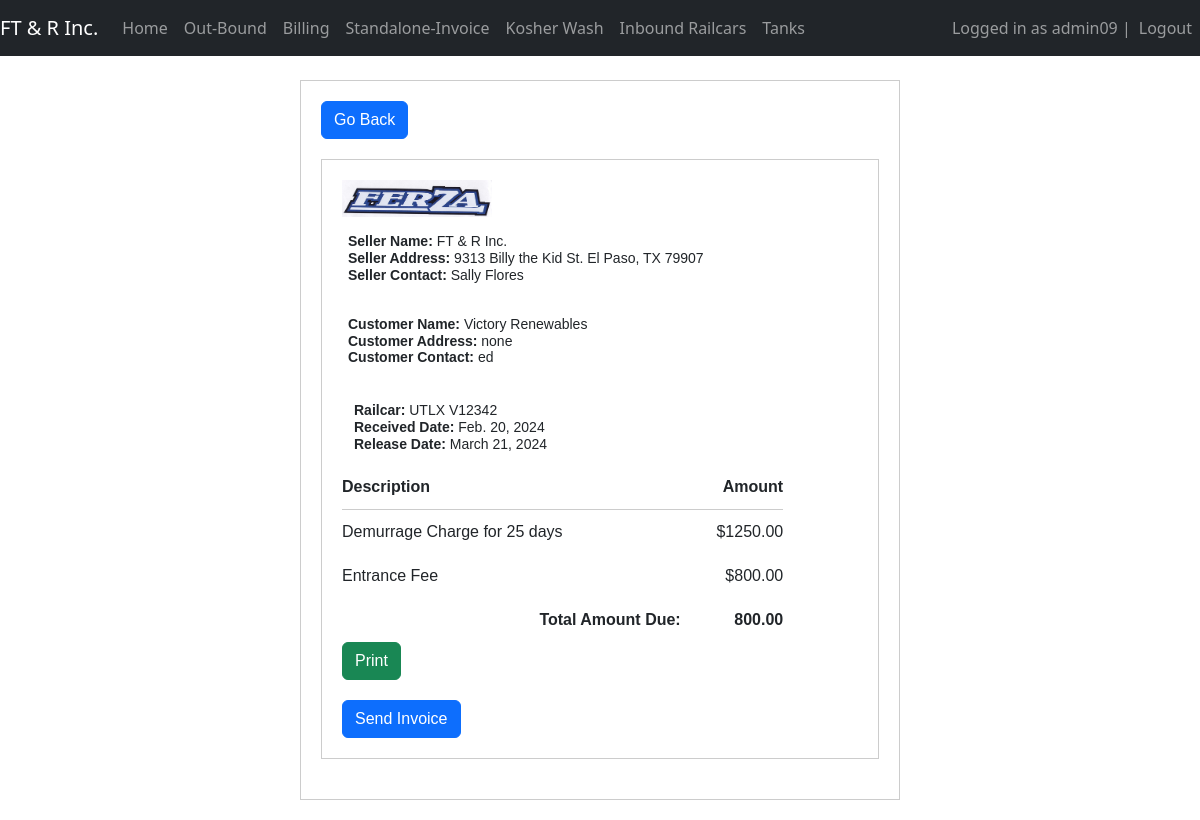
The app's page /invoice/1/ (signed in) with its own data.
### myapp/models.py (models this page shows, shortened)
class Invoice(models.Model):
    invoice_number = models.AutoField(primary_key=True)
    email_sent = models.BooleanField(default=False)
    issue_date = models.DateField()
    due_date = models.DateField()
    customer = models.ForeignKey(Customer, on_delete=models.CASCADE)
    railcar = models.ForeignKey(Railcar, on_delete=models.CASCADE, null=True, blank=True)
    seller_name = models.CharField(max_length=255)
    seller_address = models.CharField(max_length=255)
    seller_contact = models.CharField(max_length=255)
    total_amount_due = models.DecimalField(max_digits=10, decimal_places=2)
    invoice_timestamp = models.DateTimeField(default=timezone.now)
    is_paid = models.BooleanField(default=False)
    proof_of_payment = models.FileField(upload_to='proofs_of_payment/', null=True, blank=True)
    class Meta:
        unique_together = ('railcar', 'issue_date', 'due_date')

class Customer(models.Model):
    name = models.CharField(max_length=100)
    customer_address = models.CharField(max_length=255, null=True)
    customer_contact = models.CharField(max_length=255, null=True)
    entrance_fee = models.DecimalField(max_digits=10, decimal_places=2)
    demurrage_rate = models.DecimalField(max_digits=10, decimal_places=2, default=0.0)
    demurrage_free_days = models.PositiveIntegerField(default=0)
    contact_email = models.EmailField(max_length=254, blank=True, null=True)
    rate_per_pound = models.DecimalField(max_digits=5, decimal_places=2, default=0.00)

class Railcar(models.Model):
    railcar_number = models.CharField(max_length=11)
    received_date = models.DateField()
    released_date = models.DateField(null=True, blank=True)
    released_timestamp = models.DateTimeField(null=True, blank=True)  # New field
    left_yard_date = models.DateField(null=True, blank=True)
    is_released = models.BooleanField(default=False)
    customer = models.ForeignKey(Customer, on_delete=models.CASCADE)
    track = models.CharField(max_length=14, default='Default Track')
    net_weight = models.FloatField(null=True, blank=True)
    total_weight = models.FloatField(null=True, blank=True)
    def calc_sugar_pound(self):
        if self.net_weight is not None and self.customer.rate_per_pound is not None:
            return self.net_weight * float(self.customer.rate_per_pound)
        else:
            return None

class DemurrageCharge(models.Model):
    customer = models.ForeignKey(Customer, on_delete=models.CASCADE)
    railcar = models.ForeignKey(Railcar, on_delete=models.CASCADE)
    demurrage_charge = models.DecimalField(max_digits=10, decimal_places=2, null=True, blank=True)
    demurrage_days = models.IntegerField(default=0)
    def calculate_demurrage_rate(self):
        if self.railcar.is_released:
            total_days = (self.railcar.released_date - self.railcar.received_date).days
            self.demurrage_days = max(total_days - self.customer.demurrage_free_days, 0)
            customer_demurrage_rate = self.customer.demurrage_rate
            self.demurrage_charge = self.demurrage_days * customer_demurrage_rate
        else:
            self.demurrage_charge = 0
        self.save()
        return self.demurrage_charge#, self.demurrage_days  # Return the calculated value and demurrage_days # Return the calculated value and demurrage_days

### myapp/views.py (the view)
# urls.py: path('invoice/<int:invoice_number>/', views.invoice_final, name='invoice_final'),
@permission_required('myapp.view_invoice', login_url='/login/')
@login_required(login_url="/login")
def invoice_final(request, invoice_number):
    invoice = get_object_or_404(Invoice, invoice_number=invoice_number)
    railcar = invoice.railcar
    if railcar is not None:
        customer = railcar.customer
        demurrage_charge = DemurrageCharge.objects.filter(railcar=railcar).first()
        if demurrage_charge:
            demurrage_charge.calculate_demurrage_rate()
        total_days = (railcar.released_date - railcar.received_date).days
        charged_days = max(0, total_days - customer.demurrage_free_days)  # Subtract free days from total days
        net_sugar_pound = railcar.calc_sugar_pound()
        return render(request, 'main/invoice_final.html', {'invoice': invoice, 'demurrage_charge': demurrage_charge, 'customer': customer, 'total_days': total_days, 'net_sugar_pound': net_sugar_pound, 'charged_days': charged_days})
    else:
        items = InvoiceItem.objects.filter(invoice=invoice)
        return render(request, 'main/invoice_final.html', {'invoice': invoice, 'items': items , })

### myapp/templates/main/invoice_final.html (shortened to what this page needs)
{% extends 'main/base.html' %}
{% load static %}
{% block content %}
<div style="margin: 20px auto; max-width: 600px; font-family: Arial, sans-serif; border: 1px solid #ccc; padding: 20px;">
    <button type="button" class="btn btn-primary no-print" onclick="window.location.href='{% url 'billing' %}' ">Go Back</button>
    <div style="margin: 20px auto; max-width: 600px; font-family: Arial, sans-serif; border: 1px solid #ccc; padding: 20px;">
        <div style="float: left; margin-right: 20px;">
    <img src="{% static 'main/logo.png' %}" alt="Logo" style="max-width: 150px;">
    <div style="font-size: 14px; margin-top: 10px; line-height: 1.2; border: 1px solid transparent; padding: 5px;">
        <p style="margin: 0;"><strong>Seller Name:</strong> {{ invoice.seller_name }}</p>
        <p style="margin: 0;"><strong>Seller Address:</strong> {{ invoice.seller_address }}</p>
        <p style="margin: 0;"><strong>Seller Contact:</strong> {{ invoice.seller_contact }}</p>
    </div>
    <div style="font-size: 14px; margin-top: 20px; line-height: 1.2; border: 1px solid transparent; padding: 5px;">
        <p style="margin: 0;"><strong>Customer Name:</strong> {{ invoice.customer.name }}</p>
        <p style="margin: 0;"><strong>Customer Address:</strong> {% if invoice.customer.customer_address %}{{ invoice.customer.customer_address }}{% else %}No address provided.{% endif %}</p>
        <p style="margin: 0;"><strong>Customer Contact:</strong> {% if invoice.customer.customer_contact %}{{ invoice.customer.customer_contact }}{% else %}No contact provided.{% endif %}</p>
        {% if invoice.railcar %}
    <div style="font-size: 14px; margin-top: 30px; line-height: 1.2; border: 1px solid transparent; padding: 5px;">
        <p style="margin: 0;"><strong>Railcar:</strong> {{ invoice.railcar.railcar_number }}</p>
        <p style="margin: 0;"><strong>Received Date:</strong> {{ invoice.railcar.received_date }}</p>
        <p style="margin: 0;"><strong>Release Date:</strong> {{ invoice.railcar.released_date }}</p>
    </div>
{% endif %}
</div>
            <table style="width: 120%; border-collapse: collapse;">
                <thead>
                    <tr>
                        <th style="border-bottom: 1px solid #ccc; padding: 10px 0;">Description</th>
                        <th style="border-bottom: 1px solid #ccc; padding: 10px 0; text-align: right;">Amount</th>
                    </tr>
                </thead>
                <tbody>
                    <tr>
                        <td style="padding: 10px 0;">Demurrage Charge for {{ charged_days }} days</td>
                        <td style="padding: 10px 0; text-align: right;">${{ demurrage_charge.demurrage_charge|floatformat:2 }}</td>
                    </tr>
                    {% if invoice.railcar %}
                    <tr>
                    <td style="padding: 10px 0;">Entrance Fee</td>
                    <td style="padding: 10px 0; text-align: right;">${{ invoice.customer.entrance_fee }}</td>
                    </tr>
                    {% endif %}
                </tbody>
                <tfoot>
                    <tr>
                        <td style="padding: 10px 0; text-align: right;"><strong>Total Amount Due:</strong></td>
                        <td style="padding: 10px 0; text-align: right;"><strong>{{ invoice.total_amount_due }}</strong></td>
                    </tr>
                </tfoot>
            </table>
        </div>
        <button type="submit" class="btn btn-success no-print" onclick="window.print()">Print</button>
        <div style="display: flex; justify-content: space-between; margin-top: 20px;">
            <button type="submit" class="btn btn-primary no-print" onclick="location.href='{% url 'send_invoice' invoice.invoice_number %}'">Send Invoice</button>
        </div>
    </div>
</div>
{% endblock %}

### myapp/templates/main/base.html (shortened to what this page needs)
{% load static %}
<!DOCTYPE html>
<html lang="en">
<head>
    <link href="https://cdn.jsdelivr.net/npm/bootstrap@5.3.2/dist/css/bootstrap.min.css"
        rel="stylesheet"
>
</head>
<body>
<nav class="navbar navbar-expand-lg navbar-dark bg-dark">
    <a class="navbar-brand" href="{% url 'home' %}"> FT & R Inc. </a>
    <div class="collapse navbar-collapse" id="navbarNav">
        <ul class="navbar-nav">
            <li class="nav-item {% if request.resolver_match.url_name == 'home' %}active{% endif %}">
                <a class="nav-link" href="{% url 'home' %}"> Home </a>
            </li>
            {% if perms.myapp.view_railcar %}
            <li class="nav-item {% if request.resolver_match.url_name == 'outbound' %}active{% endif %}">
                <a class="nav-link" href="{% url 'outbound' %}"> Out-Bound </a>
            </li>
            {% endif %}
            {% if perms.myapp.change_invoice %}
            <li class="nav-item {% if request.resolver_match.url_name == 'billing' %}active{% endif %}">
                <a class="nav-link" href="{% url 'billing' %}"> Billing </a>
            </li>
            {% endif %}
            {% if perms.myapp.change_invoice %}
            <li class="nav-item {% if request.resolver_match.url_name == 'create_standalone_invoice' %}active{% endif %}">
                <a class="nav-link" href="{% url 'create_standalone_invoice' %}"> Standalone-Invoice </a>
            </li>
            {% endif %}
            <li class="nav-item {% if request.resolver_match.url_name == 'kosher_wash_list' %}active{% endif %}">
                <a class="nav-link" href="{% url 'kosher_wash_list' %}"> Kosher Wash </a>
            </li>
            <li class="nav-item {% if request.resolver_match.url_name == 'inbound_railcar_list' %}active{% endif %}">
                <a class="nav-link" href="{% url 'inbound_railcar_list' %}"> Inbound Railcars </a>
            </li>
            <li class="nav-item {% if request.resolver_match.url_name == 'view_all_tanks' %}active{% endif %}">
                <a class="nav-link" href="{% url 'view_all_tanks' %}"> Tanks </a>
        </ul>
    </div>
    <div class="ml-auto">
        <ul class="navbar-nav">
            {% if user.is_authenticated %}
            <span class="navbar-text"> Logged in as {{user.username}} | </span>
            <li class="nav-item">
                <a class="nav-link" href="/logout">Logout</a>
            </li>
            {% else %}
            <li class="nav-item">
                <a class="nav-link" href="/login">Login</a>
            </li>
            {% endif %}
        </ul>
    </div>
</nav>
<div class="container mt-4">
    {% block content %}
    {% endblock %}
</div>
</body>
</html>

### records on screen
Invoice: seller_name "FT & R Inc.", seller_address "9313 Billy the Kid St. El Paso, TX 79907", seller_contact "Sally Flores", customer.name "Victory Renewables", customer.customer_address "none", customer.customer_contact "ed", railcar.railcar_number "UTLX V12342", railcar.received_date "Feb. 20, 2024", railcar.released_date "March 21, 2024", customer.entrance_fee "800.00", total_amount_due "800.00"
DemurrageCharge: demurrage_charge "1250.00"

### other values on screen
{{ user.username }} "admin09"
{{ charged_days }} "25"
